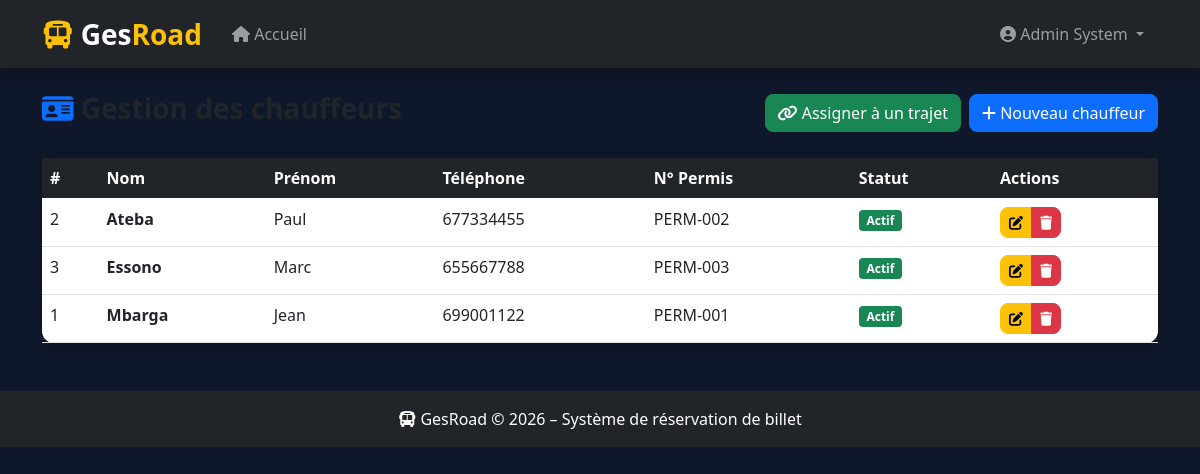
Page /index.php?controller=admin&action=listeChauffeurs (signed in) on the committed database.
### tables this page shows
CREATE TABLE `chauffeur` (
  `id` int(11) NOT NULL AUTO_INCREMENT,
  `nom` varchar(254) DEFAULT NULL,
  `prenom` varchar(254) DEFAULT NULL,
  `telephone` varchar(254) DEFAULT NULL,
  `num_permi` varchar(254) DEFAULT NULL,
  `statut` int(11) DEFAULT NULL,
  PRIMARY KEY (`id`)
);

### controllers/admincontrollers.php (called while the page is built, shortened)
<?php
require_once MODELS . '/Chauffeur.php';
class AdminController {
    private $chauffeur;
    public function __construct($pdo) {
        $this->chauffeur    = new Chauffeur($pdo);
    }
    public function listeChauffeurs() {
        $chauffeurs = $this->chauffeur->lister();
        require_once VIEWS . '/admin/chauffeur/liste.php';
    }
}
?>

### models/chauffeur.php (called while the page is built, shortened)
<?php
class Chauffeur {
    private $pdo;
    public function __construct($pdo) {
        $this->pdo = $pdo;
    }
    public function lister() {
        $stmt = $this->pdo->prepare("SELECT * FROM chauffeur ORDER BY nom ASC");
        $stmt->execute();
        return $stmt->fetchAll(PDO::FETCH_ASSOC);
    }
}
?>

### views/admin/chauffeur/liste.php (the view, shortened to what this page needs)
<?php include ROOT . '/views/layout.php'; ?>
<div class="d-flex justify-content-between align-items-center mb-4">
    <h3 class="fw-bold">
        <i class="fas fa-id-card text-primary"></i> Gestion des chauffeurs
    </h3>
    <div class="d-flex gap-2">
        <a href="<?= BASE_URL ?>/index.php?controller=admin&action=assignerChauffeur"
           class="btn btn-success">
            <i class="fas fa-link"></i> Assigner à un trajet
        </a>
        <a href="<?= BASE_URL ?>/index.php?controller=admin&action=creerChauffeur"
           class="btn btn-primary">
            <i class="fas fa-plus"></i> Nouveau chauffeur
        </a>
    </div>
</div>
<div class="card shadow border-0">
    <div class="card-body p-0">
        <div class="table-responsive">
            <table class="table table-hover mb-0">
                <thead class="table-dark">
                    <tr>
                        <th>#</th>
                        <th>Nom</th>
                        <th>Prénom</th>
                        <th>Téléphone</th>
                        <th>N° Permis</th>
                        <th>Statut</th>
                        <th>Actions</th>
                    </tr>
                </thead>
                <tbody>
                    <?php if (!empty($chauffeurs)): ?>
                        <?php foreach ($chauffeurs as $c): ?>
                            <tr>
                                <td><?= $c['id'] ?></td>
                                <td class="fw-bold"><?= $c['nom'] ?></td>
                                <td><?= $c['prenom'] ?></td>
                                <td><?= $c['telephone'] ?></td>
                                <td><?= $c['num_permi'] ?></td>
                                <td>
                                    <?php if ($c['statut'] == 1): ?>
                                        <span class="badge bg-success">Actif</span>
                                    <?php else: ?>
                                        <span class="badge bg-danger">Inactif</span>
                                    <?php endif; ?>
                                </td>
                                <td>
                                    <div class="btn-group">
                                        <a href="<?= BASE_URL ?>/index.php?controller=admin&action=modifierChauffeur&id=<?= $c['id'] ?>"
                                           class="btn btn-sm btn-warning">
                                            <i class="fas fa-edit"></i>
                                        </a>
                                        <a href="<?= BASE_URL ?>/index.php?controller=admin&action=supprimerChauffeur&id=<?= $c['id'] ?>"
                                           class="btn btn-sm btn-danger"
                                           onclick="return confirm('Supprimer ce chauffeur ?')">
                                            <i class="fas fa-trash"></i>
                                        </a>
                                    </div>
                                </td>
                            </tr>
                        <?php endforeach; ?>
                    <?php endif; ?>
                </tbody>
            </table>
        </div>
    </div>
</div>
<?php include ROOT . '/views/layout_footer.php'; ?>

### assets/css/style.css (style rules this page uses)
body { background-size: cover; background-position: center; background-repeat: no-repeat; transition: background-image 1s ease-in-out; }
html, body { height: 100%; margin: 0; background-color: #0f172a; }
.card { border-radius: 12px; border: none; }
.btn { border-radius: 8px; }

### rows in the picture
chauffeur: id "2", nom "Ateba", prenom "Paul", telephone "677334455", num_permi "PERM-002", statut "Actif"
chauffeur: id "3", nom "Essono", prenom "Marc", telephone "655667788", num_permi "PERM-003", statut "Actif"
chauffeur: id "1", nom "Mbarga", prenom "Jean", telephone "699001122", num_permi "PERM-001", statut "Actif"

### other values in the picture
$_SESSION['user_nom'] "Admin"
$_SESSION['user_prenom'] "System"
